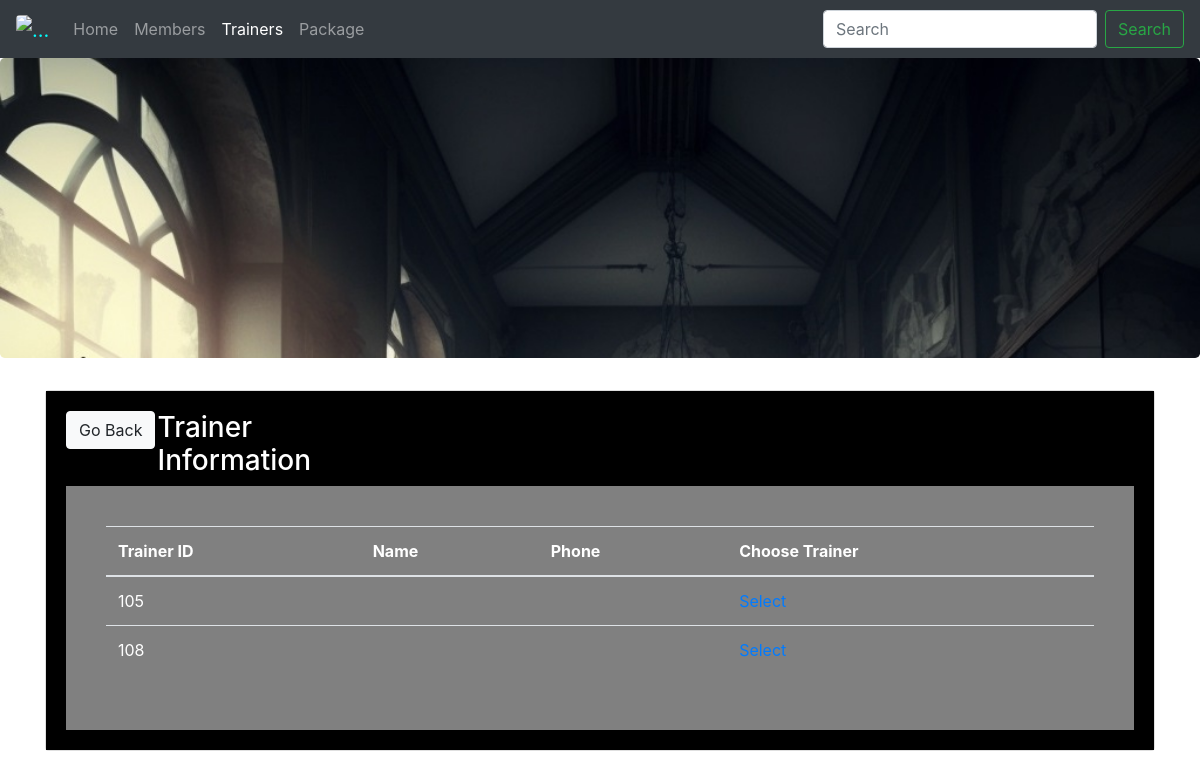
Page /project/trainer.php on the earlier database version.
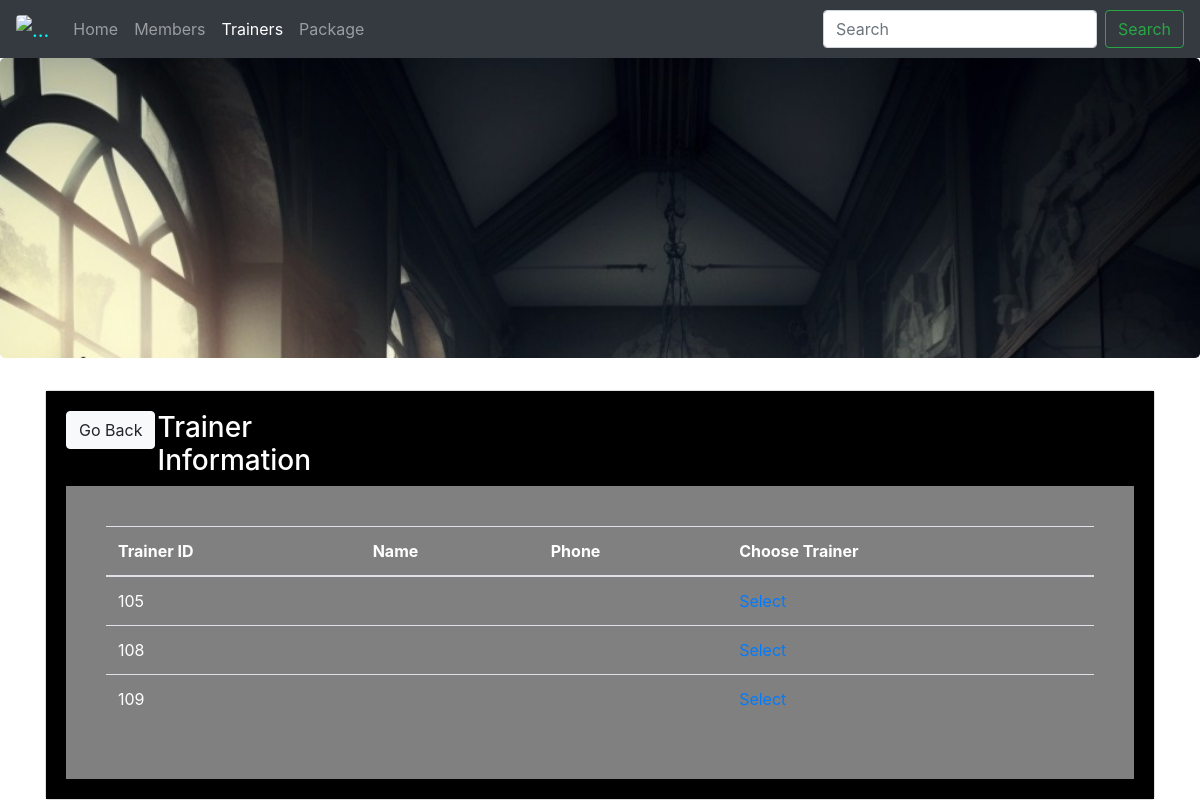
Same page on the later database version.
### tables this page shows
CREATE TABLE IF NOT EXISTS `trainer` (
  `Trainer_id` int(20) NOT NULL AUTO_INCREMENT,
  `password` varchar(32) NOT NULL,
  `approve` varchar(4) NOT NULL DEFAULT 'NO',
  `username` varchar(20) NOT NULL,
  `age` int(11) NOT NULL,
  `gender` varchar(6) NOT NULL,
  `height` int(11) NOT NULL,
  `weight` int(11) NOT NULL,
  `file` varchar(25) NOT NULL,
  PRIMARY KEY (`Trainer_id`)
);

### project/trainer.php (the view, shortened to what this page needs)
<!DOCTYPE html>
<html>
<head>
	 <link rel="stylesheet" href="https://maxcdn.bootstrapcdn.com/bootstrap/4.0.0-beta/css/bootstrap.min.css">
</head>
<body>
    <nav class="navbar navbar-expand-lg navbar-dark bg-dark">
  <a class="navbar-brand" href="admin-panel.php" style="color: cyan"> <img  class="rounded" alt="..." src="images/logo.jpg" width="30px"></a>
  <div class="collapse navbar-collapse" id="navbarSupportedContent">
    <ul class="navbar-nav mr-auto">
      <li class="nav-item ">
        <a class="nav-link" href="admin-panel.php">Home <span class="sr-only">(current)</span></a>
      </li>
      <li class="nav-item">
        <a class="nav-link" href="member_details.php">Members</a>
      </li>
      <li class="nav-item active">
        <a class="nav-link" href="Trainer.php">Trainers</a>
      </li>
      <li class="nav-item">
        <a class="nav-link" href="package.php">Package</a>
      </li>
    </ul>
    <form class="form-inline my-2 my-lg-0">
      <input class="form-control mr-sm-2" type="search" placeholder="Search" aria-label="Search">
      <button class="btn btn-outline-success my-2 my-sm-0" type="submit">Search</button>
    </form>
  </div>
</nav>
<div class="jumbotron" style="background: url('images/2.jpg') no-repeat;background-size: cover;height: 300px;"></div>
 <div class="container">
<div class="card">
     <div class="card-body" style="background-color:black;color:white;">
         <div class="row">
             <div class="col-md-1">
    <a href="admin-panel.php" class="btn btn-light ">Go Back</a>
             </div>
             <div class="col-md-3"><h3> Trainer Information</h3></div>
             <div class="col-md-8">
         </div></div>
     <div class="card-body" style="background-color:grey;color:#ffffff;">
         <div class="card-body">
    <table class="table table-hover">
        <thead>
     <tr>
            <th>Trainer ID</th>
            <th>Name</th>
         <th>Phone</th>
             <th>Choose Trainer</th>
        </tr>
        </thead>
        <tbody>
          <?php
          global $con;
           $query="select * from Trainer";
           $result=mysqli_query($con,$query);
           while($row=mysqli_fetch_array($result)){
               $Trainer_id=$row ['Trainer_id'];
               $Name=$row['Name'];
               $phone=$row['phone'];
               echo"<tr>
               <td>$Trainer_id</td>
               <td>$Name</td>
                   <td>$phone</td>
                   <td><a href='?id=" . $row["Trainer_id"] . "'  >Select</a></td></tr>
               </tr>";
               }
                   ?>
        </tbody>
    </table>
     </div>
    </div>
    </div>
    </div>
    </body>
</html>

Differences in the rows shown:
added trainer: Trainer_id "109"
